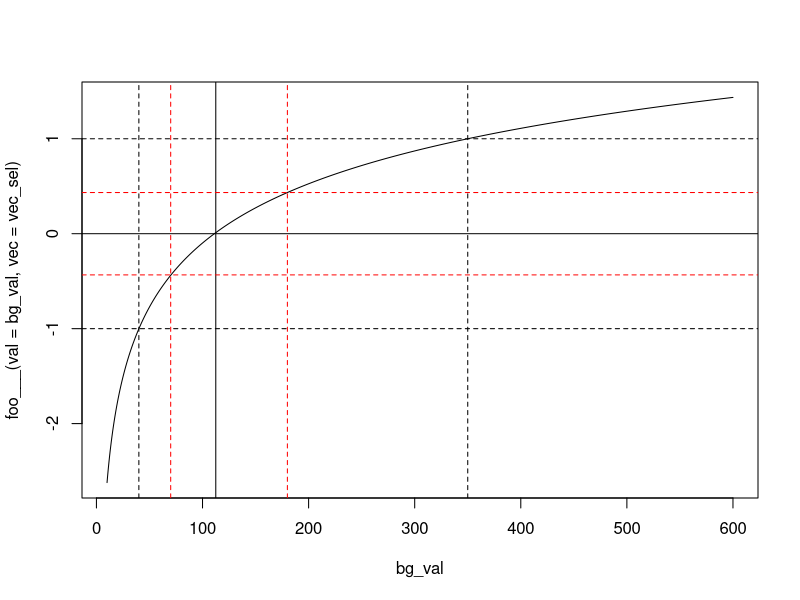
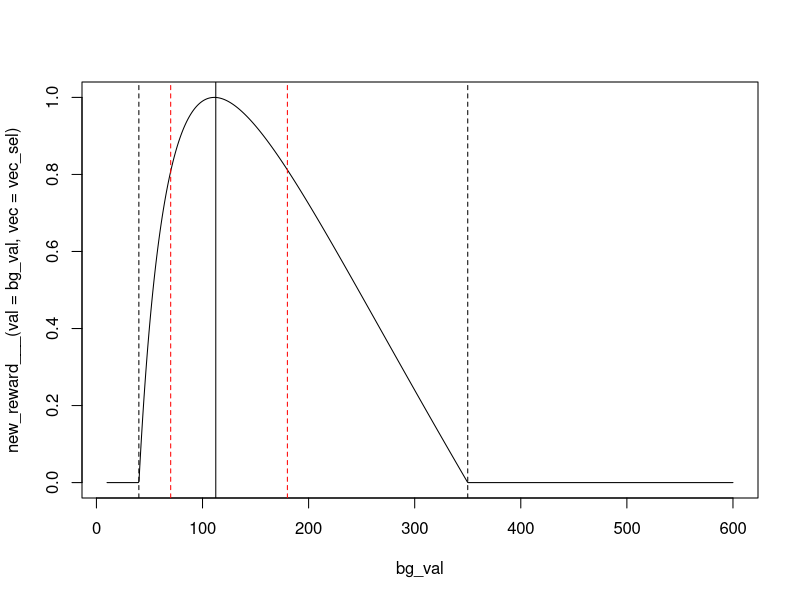

These charts were generated, in order, by the following R code:
# BG reference levels, in mg/dl
bg_reference_levels <- c('low' = 40, 'hypo' = 70, 'center' = 112.5, 'hyper' = 180, 'high' = 350)

#
foo___ <- function(val, vec){
  (log(val)^vec[1] + vec[2]) * vec[3]
}
foo___2 <- function(val, vec12){
  (log(val)^vec12[1] + vec12[2]) * 80
}
opt <- optim(par = c(2, 0), fn = function(vec){
  vec[3] <- 80
  (foo___2(bg_reference_levels['center'], vec))^2 +
    (foo___2(bg_reference_levels['hypo'], vec) + foo___2(bg_reference_levels['hyper'], vec))^2 +
    (foo___2(bg_reference_levels['low'], vec) + foo___2(bg_reference_levels['high'], vec))^2 +
    1e08 * (vec[1] < 0)
}, control = list('maxit' = 1000, 'abstol' = 1e-10), method = 'BFGS')  
opt

# normalization
vec_sel <- c(opt$par, 80)
vec_sel[3] <- vec_sel[3] / foo___(bg_reference_levels['high'], vec_sel)

#
bg_val <- seq(from = 10, to = 600, length.out = 1000)
plot(x = bg_val, y = foo___(val = bg_val, vec = vec_sel), type = 'l')
abline(h = 0, v = bg_reference_levels['center'])
abline(h = 1, v = bg_reference_levels['high'], lty = 2)
abline(h = -1, v = bg_reference_levels['low'], lty = 2)
val_hyp_thresholds <- foo___(val = bg_reference_levels['hyper'], vec = vec_sel)
abline(h = val_hyp_thresholds, v = bg_reference_levels['hyper'], lty = 2, col = 'red')
abline(h = -val_hyp_thresholds, v = bg_reference_levels['hypo'], lty = 2, col = 'red')

#
new_reward___ <- function(val, vec){
  v <- foo___(val = val, vec = vec)
  v[v > 1] <- 1
  v[v < -1] <- -1
  1 - v^2
}
plot(x = bg_val, y = new_reward___(val = bg_val, vec = vec_sel), type = 'l')
abline(v = bg_reference_levels['center'])
abline(v = bg_reference_levels['high'], lty = 2)
abline(v = bg_reference_levels['low'], lty = 2)
abline(v = bg_reference_levels['hyper'], lty = 2, col = 'red')
abline(v = bg_reference_levels['hypo'], lty = 2, col = 'red')

new_reward___(val = bg_reference_levels, vec = vec_sel)
## new_reward___(val = bg_reference_levels, vec = c(0.4937448, -2.1495359, 4.0955978))
bg_reward <- function(bg){
  bg <- pmax(40, pmin(350, bg))
  new_reward___(val = bg, vec = vec_sel)
}
